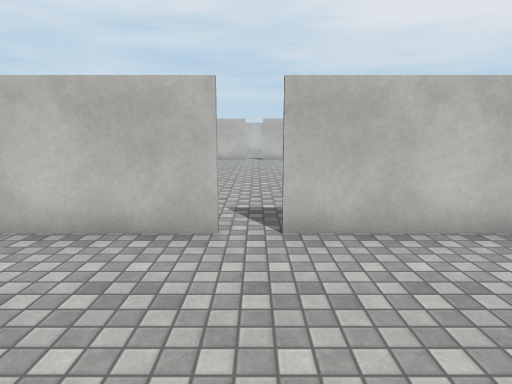
View 1 (above)

14 first-person views from a walk through a scene from a Unity 3-D project. The camera is 1.5 m above the floor, tilts 10° down and sees 75° across. The floor is counted in squares, 1 m on a side. Each view is taken from the middle of a square. On the plan, view 1 faces up. The plan holds only what a view shows up to about 15 squares ahead; the rest is blank. The player is left out. Door leaves are left out, so doorways stand open. Surface patterns are stand-ins for the level's own textures.

View 2
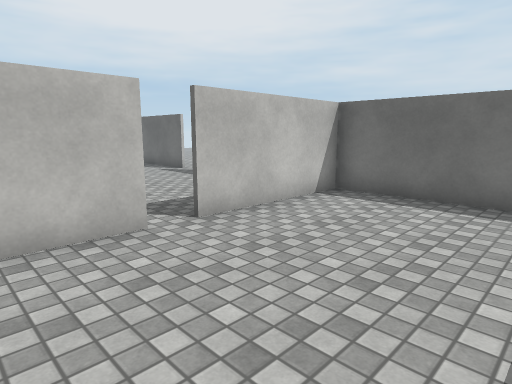

View 3
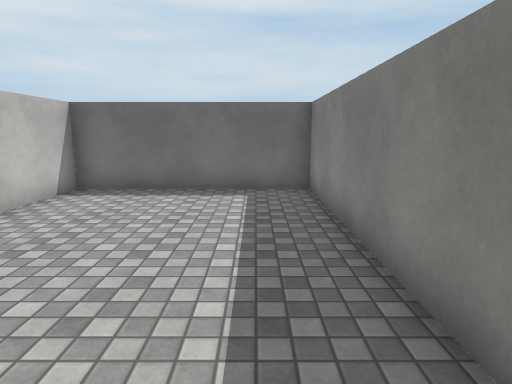

View 4
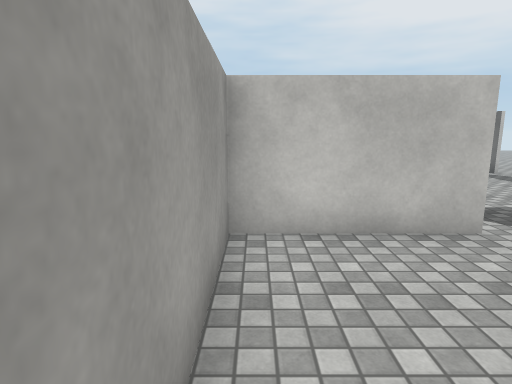

View 5
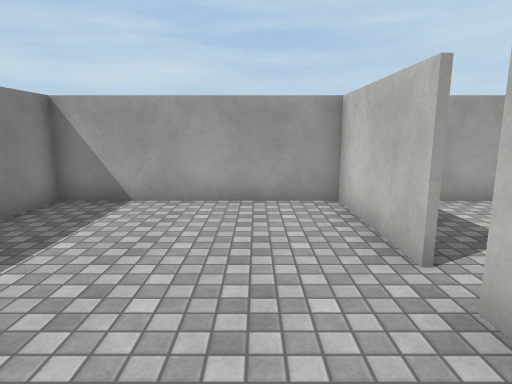

View 6
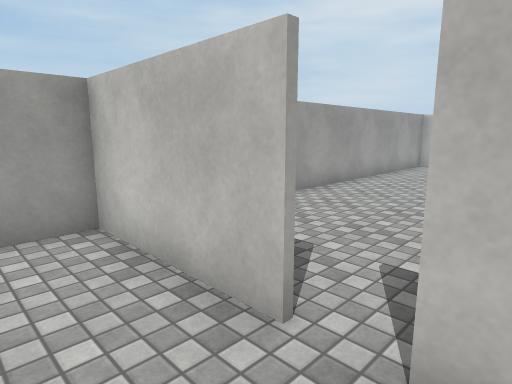

View 7
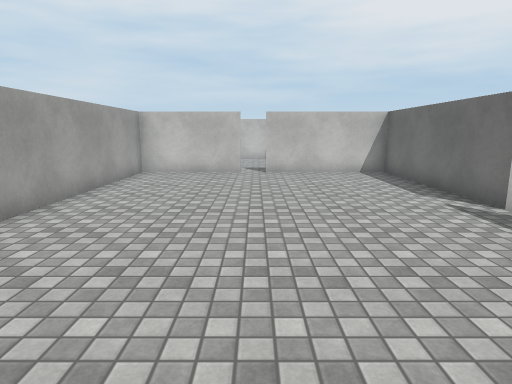

View 8
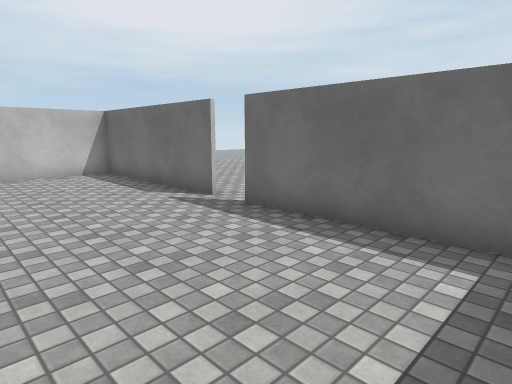

View 9
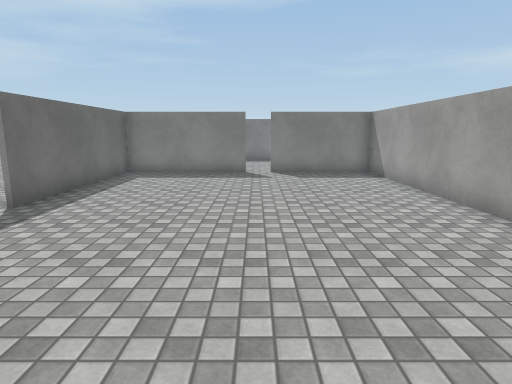

View 10
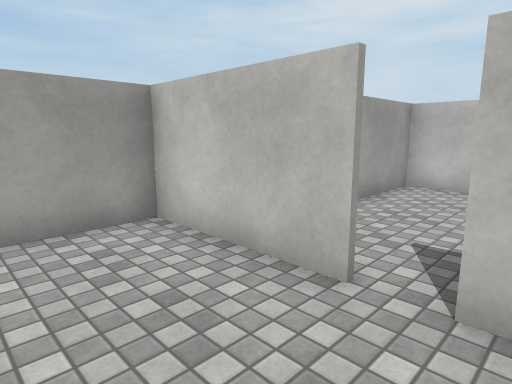

View 11
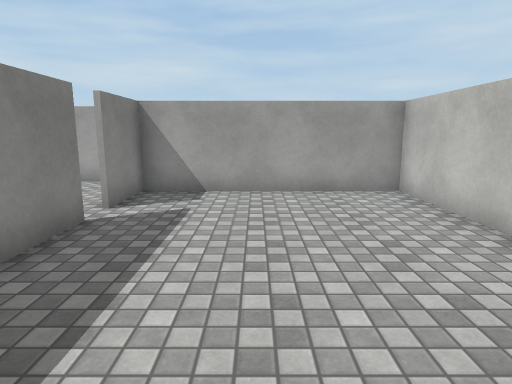

View 12
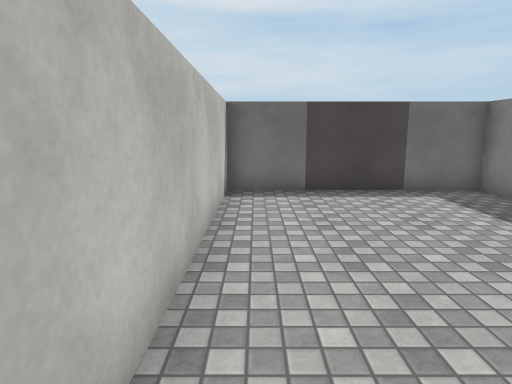

View 13
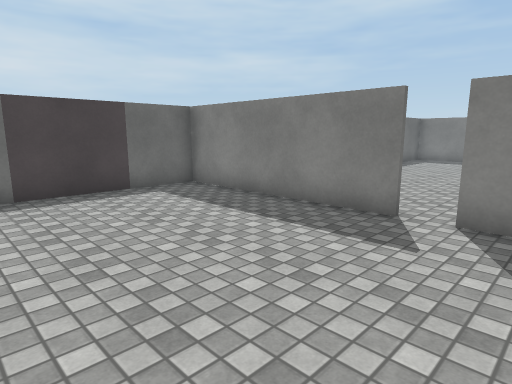

View 14
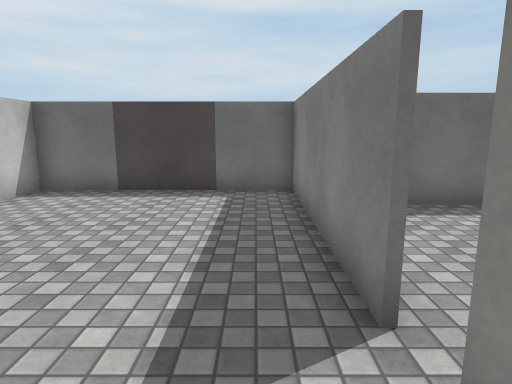

### Floor plan
Points are (right, up) in squares from view 1. A wall is a line through its corners. A room is listed if a view was taken in it or the views show most of it. See-through windows are left out.
Room 1 (views 1, 2, 3, 4, 5, 6)
walls: (-0.5, 4.9) (-4.5, 4.9); (-4.4, 5) (-4.4, -1.5) (5, -1.5) (5, 5); (5, 4.9) (0.4, 4.9)
ways out: open door at (0, 5) to room 2
Room 2 (views 7, 8, 9, 10)
walls: (5, 12.4) (5, 18.9) (0.4, 18.9); (-0.5, 18.9) (-4.4, 18.9) (-4.4, 5); (0.4, 5) (5, 5) (5, 11.4); (-4.5, 5) (-0.5, 5)
ways out: open door at (0, 5) to room 1; open door at (0, 19) to room 3; open door at (5, 12)
Room 3 (views 11, 12, 13, 14)
walls: (0.4, 19) (6.8, 19) (6.8, 25.8) (-2.7, 25.8) (-2.7, 19) (-0.5, 19)
ways out: open door at (0, 19) to room 2

Positions as (right, up) in squares from view 1, and headings:
1: (0, 0), facing up
2: (-3, 0), facing up-right
3: (-4, 0), facing right
4: (-4, 0), facing up
5: (3, 3), facing left
6: (1, 3), facing up-left
7: (0, 6), facing up
8: (0, 6), facing up-right
9: (0, 18), facing down
10: (1, 16), facing up-left
11: (6, 22), facing left
12: (-2, 25), facing right
13: (-2, 25), facing down-right
14: (-2, 20), facing right
